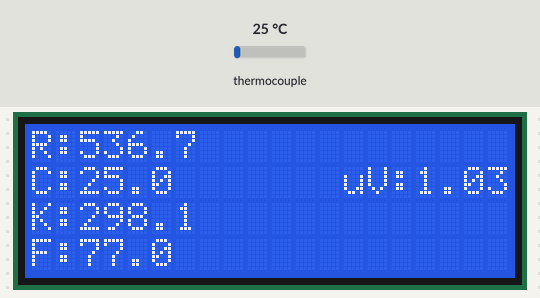
Recording of a program running on a simulated Raspberry Pi Pico running MicroPython. On the bench: 20×4 character LCD. Inputs (shaded band) come from the test bench; at power-on: thermocouple 25 °C.

Above: at 3.2 s.
3.3 s: thermocouple set to 6 °C
At 3.8 s:
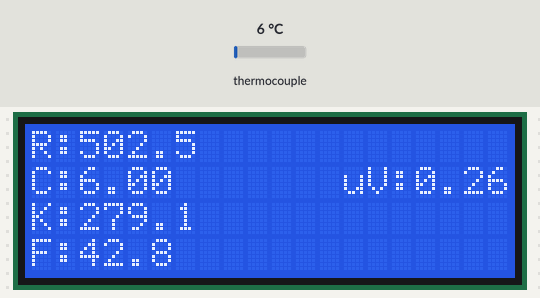
4.8 s: thermocouple set to 75 °C
At 5.5 s:
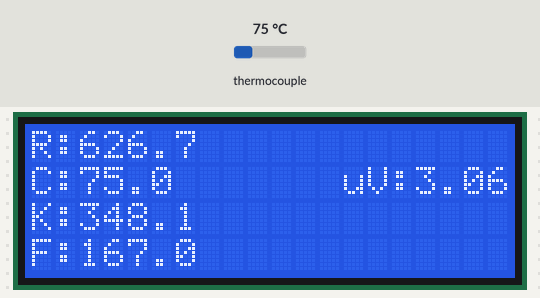
6.3 s: thermocouple set to 150 °C
At 7.2 s:
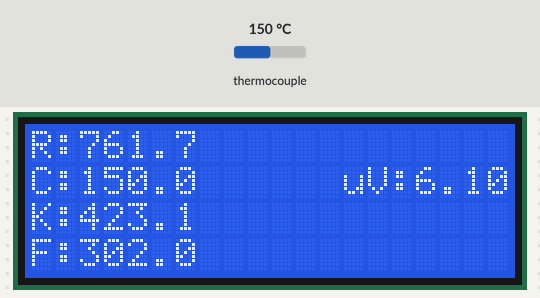
Timing chart, 0 to 9.3 s (numbered marks = the images above; inputs shaded):
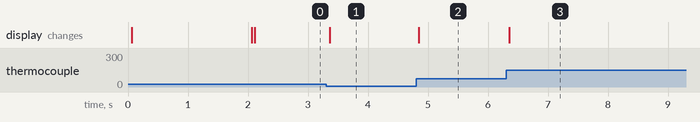

Measured:
- after the input at 3.3 s, the display: changes after 0.06 s (image 1)
- after the input at 4.8 s, the display: changes at once (image 2)
- after the input at 6.3 s, the display: changes after 0.06 s (image 3)

The program:

main.py
```python
#librerías, I2C, Y LCD
import utime
import machine
import uos
from machine import Pin, I2C, UART
from lcd_api import LcdApi
from pico_i2c_lcd import I2cLcd
from max6675 import MAX6675
I2C_ADDR     = 0x27
I2C_NUM_ROWS = 4
I2C_NUM_COLS = 20

#DECLARACION MAX
so = Pin(15, Pin.IN)
sck = Pin(13, Pin.OUT)
cs = Pin(14, Pin.OUT)

max = MAX6675(sck, cs , so)


uart = UART(1, 9600)
# Función para enviar datos a LabVIEW


def test_main():
    i2c = I2C(0, sda=machine.Pin(0), scl=machine.Pin(1), freq=400000)
    lcd = I2cLcd(i2c, I2C_ADDR, I2C_NUM_ROWS, I2C_NUM_COLS)
    lcd.putstr("Toma de temperatura")
    utime.sleep(2)
    lcd.clear()
    count = 0

    while True:
        #DEFINICIONES DE LA TEMPERATURAS:
        temp = max.read()
        rankine = temp *1.8 + 491.67
        kelvin = temp + 273.15
        fahrenheit = (temp * 9/5) + 32
        #Voltaje  (5 volt es el voltaje maximo y 1024 la temperatura maxima segun el datasheet, temp es el dato retornado por el sensor)
        voltaje = (5/1024)*temp
        #VoltajeMicros relacion de la tabla
        Vu = 0.0406*temp+0.0119
        #RANKIN
        lcd.move_to(0, 0)
        lcd.putstr("R:" + "{:.1f}".format(rankine))
        #CELSIUS
        lcd.move_to(0, 1)
        lcd.putstr("C:" + "{:.1f}".format(temp))
        #VOLTAJE
        lcd.move_to(13, 1)
        lcd.putstr("uV:" + "{:.2f}".format(Vu))
        #KELVIN
        lcd.move_to(0, 2)
        lcd.putstr("K:" + "{:.1f}".format(kelvin))
        #FARENHEIT
        lcd.move_to(0, 3)
        lcd.putstr("F:" + "{:.1f}".format(fahrenheit))
        temp = str(temp)
        uart.write(temp+"\n")

        #Apagado de pantalla
        data= uart.readline()
        if data is not None:
            data = decode().strip()
            if data == "x":
                lcd.backlight_off()
            elif data == "y":
                lcd.backlight_on()
#while True
test_main()
```
